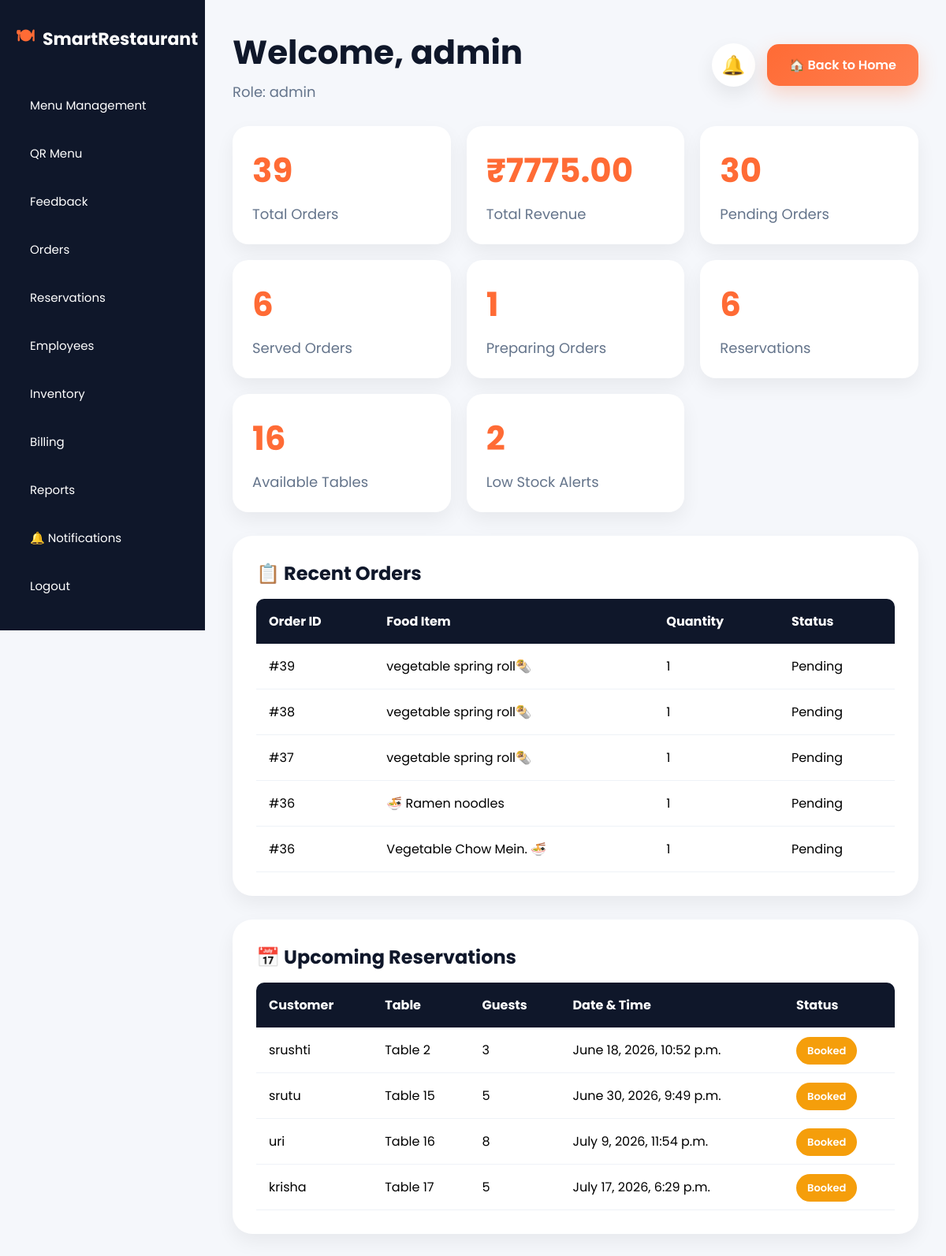
Page /dashboard/ (signed in) on the committed database.
### accounts/models.py (models this page shows, shortened)
class CustomUser(AbstractUser):
    ROLE_CHOICES = (
        ('admin', 'Admin'),
        ('manager', 'Manager'),
        ('cashier', 'Cashier'),
        ('chef', 'Chef'),
        ('waiter', 'Waiter'),
        ('customer', 'Customer'),
    )
    role = models.CharField(
        max_length=20,
        choices=ROLE_CHOICES,
        default='customer'
    )

### orders/models.py (models this page shows, shortened)
class OrderItem(models.Model):
    order = models.ForeignKey(
        Order,
        on_delete=models.CASCADE,
        related_name='items'
    )
    menu_item = models.ForeignKey(
        MenuItem,
        on_delete=models.CASCADE
    )
    quantity = models.PositiveIntegerField(
        default=1
    )

class Order(models.Model):
    user = models.ForeignKey(
        settings.AUTH_USER_MODEL,
        on_delete=models.CASCADE,
        related_name='orders'
    )
    STATUS_CHOICES = [
        ('Pending', 'Pending'),
        ('Preparing', 'Preparing'),
        ('Served', 'Served'),
    ]
    status = models.CharField(
        max_length=20,
        choices=STATUS_CHOICES,
        default='Pending'
    )
    created_at = models.DateTimeField(
        auto_now_add=True
    )

### menu/models.py (models this page shows, shortened)
class MenuItem(models.Model):
    category = models.ForeignKey(
        Category,
        on_delete=models.CASCADE
    )
    name = models.CharField(
        max_length=200
    )
    description = models.TextField()
    price = models.DecimalField(
        max_digits=10,
        decimal_places=2
    )
    image = models.ImageField(
        upload_to='menu/'
    )
    is_available = models.BooleanField(
        default=True
    )
    created_at = models.DateTimeField(
        auto_now_add=True
    )

### reservations/models.py (models this page shows, shortened)
class Reservation(models.Model):
    STATUS_CHOICES = [
        ("Booked", "Booked"),
        ("Seated", "Seated"),
        ("Completed", "Completed"),
        ("Cancelled", "Cancelled"),
    ]
    customer_name = models.CharField(
        max_length=100
    )
    phone = models.CharField(
        max_length=15
    )
    guests = models.PositiveIntegerField()
    table_number = models.PositiveIntegerField()
    reservation_time = models.DateTimeField()
    status = models.CharField(
        max_length=20,
        choices=STATUS_CHOICES,
        default="Booked"
    )
    created_at = models.DateTimeField(
        auto_now_add=True
    )
    class Meta:
        ordering = ["-reservation_time"]

### accounts/views.py (the view)
# urls.py: path('dashboard/', views.dashboard, name='dashboard'),
@login_required
def dashboard(request):
    if request.user.role == "customer":
        return redirect("home")
    total_orders = Order.objects.count()
    total_revenue = 0
    for item in OrderItem.objects.select_related(
        'menu_item'
    ):
        total_revenue += (
            item.menu_item.price * item.quantity
        )
    recent_orders = OrderItem.objects.select_related(
        'menu_item',
        'order'
    ).order_by(
        '-order__created_at'
    )[:5]
    pending_orders = Order.objects.filter(
        status='Pending'
    ).count()
    served_orders = Order.objects.filter(
        status='Served'
    ).count()
    preparing_orders = Order.objects.filter(
        status='Preparing'
    ).count()
    total_reservations = Reservation.objects.count()
    TOTAL_TABLES = 20
    occupied_tables = Reservation.objects.filter(
        status__in=[
            'Booked',
            'Seated'
        ]
    ).values(
        'table_number'
    ).distinct().count()
    available_tables = (
        TOTAL_TABLES - occupied_tables
    )
    upcoming_reservations = Reservation.objects.filter(
        status__in=[
            'Booked',
            'Seated'
        ]
    ).order_by(
        'reservation_time'
    )[:5]
    low_stock = InventoryItem.objects.filter(
        quantity__lte=10
    ).count()
    context = {
        'role': request.user.role,
        'total_orders': total_orders,
        'total_revenue': total_revenue,
        'recent_orders': recent_orders,
        'pending_orders': pending_orders,
        'served_orders': served_orders,
        'preparing_orders': preparing_orders,
        'total_reservations': total_reservations,
        'available_tables': available_tables,
        'upcoming_reservations': upcoming_reservations,
        'low_stock': low_stock,
    }
    return render(
        request,
        'dashboard.html',
        context
    )

### templates/dashboard.html (shortened to what this page needs)
<!doctype html>
<html lang="en">
  <head>
  </head>
  <body>
    <div class="sidebar">
    <div class="logo">
        🍽 <span>SmartRestaurant</span>
    </div>
    <a href="{% url 'menu_list' %}">
        Menu Management
    </a>
    <a href="/qr-menu/">
        QR Menu
    </a>
    <a href="/feedback/">
        Feedback
    </a>
    {% if role == "admin" or role == "waiter" or role == "chef" or role == "cashier" %}
    <a href="/orders/">
        Orders
    </a>
    {% endif %}
    {% if role == "admin" or role == "waiter" %}
    <a href="/reservations/">
        Reservations
    </a>
    {% endif %}
    {% if role == "admin" %}
    <a href="/employees/">
        Employees
    </a>
    {% endif %}
    {% if role == "admin" %}
    <a href="{% url 'inventory_list' %}">
        Inventory
    </a>
    {% endif %}
    {% if role == "admin" or role == "cashier" %}
    <a href="{% url 'bill_list' %}">
        Billing
    </a>
    {% endif %}
    {% if role == "admin" %}
    <a href="/reports/">
        Reports
    </a>
    {% endif %}
    {% if role != "customer" %}
    <a href="{% url 'notifications' %}">
        🔔 Notifications
    </a>
    {% endif %}
    <a href="{% url 'logout' %}">
        Logout
    </a>
</div>
    <div class="main">
        <div class="topbar">
            <div class="welcome">
                <h2>
                    Welcome, {{ request.user.username }}
                </h2>
                <p>
                    Role: {{ role }}
                </p>
            </div>
            <div class="top-actions">
                <a href="{% url 'notifications' %}"
                   class="notification-btn">
                    🔔
                </a>
                <a href="{% url 'home' %}"
                   class="home-btn">
                    🏠 Back to Home
                </a>
            </div>
        </div>
        <div class="cards">
            <div class="card">
                <h3>{{ total_orders }}</h3>
                <p>Total Orders</p>
            </div>
            <div class="card">
                <h3>₹{{ total_revenue }}</h3>
                <p>Total Revenue</p>
            </div>
            <div class="card">
                <h3>{{ pending_orders }}</h3>
                <p>Pending Orders</p>
            </div>
            <div class="card">
                <h3>{{ served_orders }}</h3>
                <p>Served Orders</p>
            </div>
            <div class="card">
                <h3>{{ preparing_orders }}</h3>
                <p>Preparing Orders</p>
            </div>
            <div class="card">
                <h3>{{ total_reservations }}</h3>
                <p>Reservations</p>
            </div>
            <div class="card">
                <h3>{{ available_tables }}</h3>
                <p>Available Tables</p>
            </div>
            <div class="card">
                <h3>{{ low_stock }}</h3>
                <p>Low Stock Alerts</p>
            </div>
        </div>
        <div class="table-box">
            <h2>📋 Recent Orders</h2>
            <table>
                <tr>
                    <th>Order ID</th>
                    <th>Food Item</th>
                    <th>Quantity</th>
                    <th>Status</th>
                </tr>
                {% for order in recent_orders %}
                <tr>
                    <td>#{{ order.order.id }}</td>
                    <td>{{ order.menu_item.name }}</td>
                    <td>{{ order.quantity }}</td>
                    <td>{{ order.order.status }}</td>
                </tr>
                {% empty %}
                <tr>
                    <td colspan="4">
                        No Orders Found
                    </td>
                </tr>
                {% endfor %}
            </table>
        </div>
        <div class="table-box" style="margin-top:30px;">
            <h2>📅 Upcoming Reservations</h2>
            <table>
                <tr>
                    <th>Customer</th>
                    <th>Table</th>
                    <th>Guests</th>
                    <th>Date & Time</th>
                    <th>Status</th>
                </tr>
                {% for reservation in upcoming_reservations %}
                <tr>
                    <td>
                        {{ reservation.customer_name }}
                    </td>
                    <td>
                        Table {{ reservation.table_number }}
                    </td>
                    <td>
                        {{ reservation.guests }}
                    </td>
                    <td>
                        {{ reservation.reservation_time }}
                    </td>
                    <td>
                        {% if reservation.status == 'Booked' %}
                        <span class="status booked">
                            Booked
                        </span>
                        {% elif reservation.status == 'Seated' %}
                        <span class="status seated">
                            Seated
                        </span>
                        {% elif reservation.status == 'Completed' %}
                        <span class="status completed">
                            Completed
                        </span>
                        {% else %}
                        <span class="status cancelled">
                            Cancelled
                        </span>
                        {% endif %}
                    </td>
                </tr>
                {% empty %}
                <tr>
                    <td colspan="5">
                        No Upcoming Reservations
                    </td>
                </tr>
                {% endfor %}
            </table>
        </div>
    </div>
</body>
</html>

### templates/dashboard.html (style rules this page uses)
* { margin:0; padding:0; box-sizing:border-box; font-family:"Poppins",sans-serif; }
body { background:#f5f7fb; display:flex; }
.sidebar { width:260px; height:100vh; background:#0f172a; color:white; position:fixed; left:0; top:0; padding:30px 20px; overflow-y:auto; }
.logo { display:flex; align-items:center; gap:10px; font-size:22px; font-weight:700; margin-bottom:40px; color:#ff6b35; }
.logo span { color:white; }
.sidebar a { display:block; color:white; text-decoration:none; padding:14px 18px; margin-bottom:10px; border-radius:12px; transition:.3s; font-size:15px; }
.main { margin-left:260px; width:100%; padding:35px; }
.topbar { display:flex; justify-content:space-between; align-items:center; margin-bottom:30px; }
.welcome h2 { font-size:42px; color:#0f172a; margin-bottom:5px; }
.welcome p { color:#64748b; font-size:18px; }
.top-actions { display:flex; align-items:center; gap:15px; }
.notification-btn { width:55px; height:55px; border-radius:50%; background:white; color:#0f172a; text-decoration:none; display:flex; align-items:center; justify-content:center; font-size:24px; box-shadow:0 10px 25px rgba(0,0,0,.08); transition:.3s; }
.home-btn { text-decoration:none; color:white; font-weight:600; background:linear-gradient(135deg,#ff6b35,#ff7f50); padding:14px 28px; border-radius:15px; box-shadow:0 10px 25px rgba(255,107,53,.25); transition:.3s; }
.cards { display:grid; grid-template-columns:repeat(auto-fit,minmax(220px,1fr)); gap:20px; margin-bottom:30px; }
.card { background:white; padding:25px; border-radius:20px; box-shadow:0 10px 25px rgba(0,0,0,.06); transition:.3s; }
.card h3 { font-size:42px; color:#ff6b35; margin-bottom:10px; }
.card p { color:#64748b; font-size:18px; }
.table-box { background:white; padding:30px; border-radius:25px; box-shadow:0 10px 25px rgba(0,0,0,.06); margin-bottom:30px; }
.table-box h2 { color:#0f172a; margin-bottom:15px; }
table { width:100%; border-collapse:collapse; margin-top:15px; }
th { background:#0f172a; color:white; padding:16px; text-align:left; }
th:first-child { border-top-left-radius:10px; }
th:last-child { border-top-right-radius:10px; }
td { padding:16px; border-bottom:1px solid #eef2f7; }
.status { padding:8px 14px; border-radius:20px; color:white; font-size:13px; font-weight:600; }
.booked { background:#f59e0b; }

### rows in the picture
CustomUser: user.username "admin", role "admin"
OrderItem: order.id "39", menu_item.name "vegetable spring roll🌯", quantity "1", order.status "Pending"
OrderItem: order.id "38", menu_item.name "vegetable spring roll🌯", quantity "1", order.status "Pending"
OrderItem: order.id "37", menu_item.name "vegetable spring roll🌯", quantity "1", order.status "Pending"
OrderItem: order.id "36", menu_item.name "🍜 Ramen noodles", quantity "1", order.status "Pending"
OrderItem: order.id "36", menu_item.name "Vegetable Chow Mein. 🍜", quantity "1", order.status "Pending"
Reservation: customer_name "srushti", table_number "2", guests "3", reservation_time "June 18, 2026, 10:52 p.m.", status "Booked"
Reservation: customer_name "srutu", table_number "15", guests "5", reservation_time "June 30, 2026, 9:49 p.m.", status "Booked"
Reservation: customer_name "uri", table_number "16", guests "8", reservation_time "July 9, 2026, 11:54 p.m.", status "Booked"
Reservation: customer_name "krisha", table_number "17", guests "5", reservation_time "July 17, 2026, 6:29 p.m.", status "Booked"

### other values in the picture
{{ total_orders }} "39"
{{ total_revenue }} "7775.00"
{{ pending_orders }} "30"
{{ served_orders }} "6"
{{ preparing_orders }} "1"
{{ total_reservations }} "6"
{{ available_tables }} "16"
{{ low_stock }} "2"
